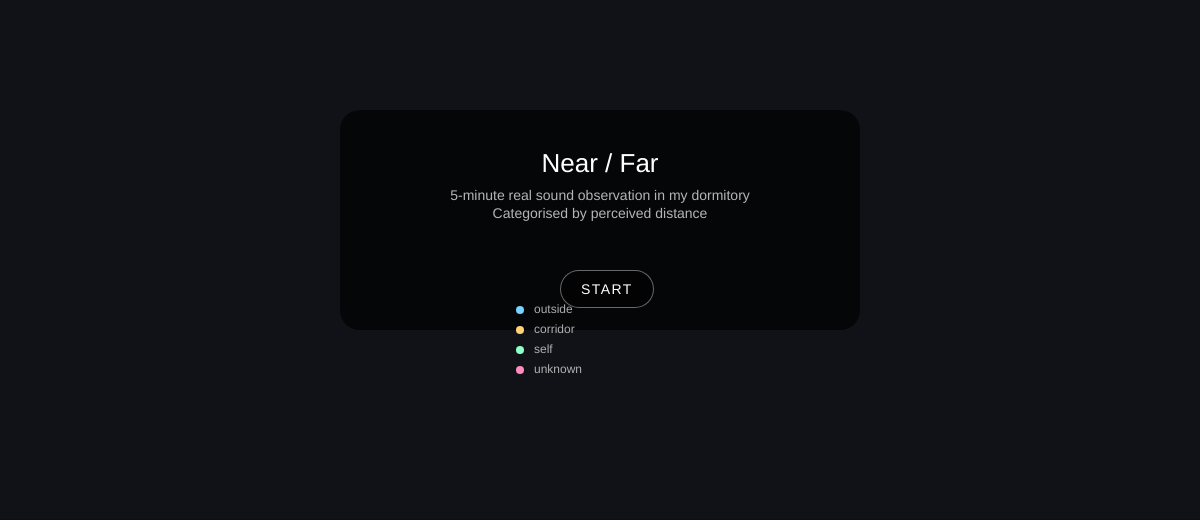
Frame 1 (no input)
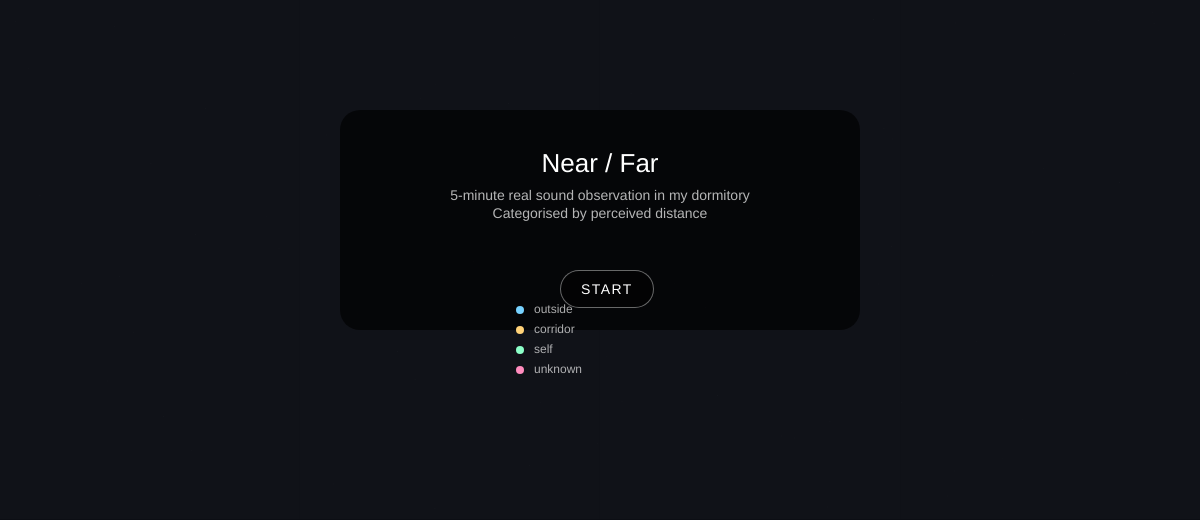
Frame 60 (no input)
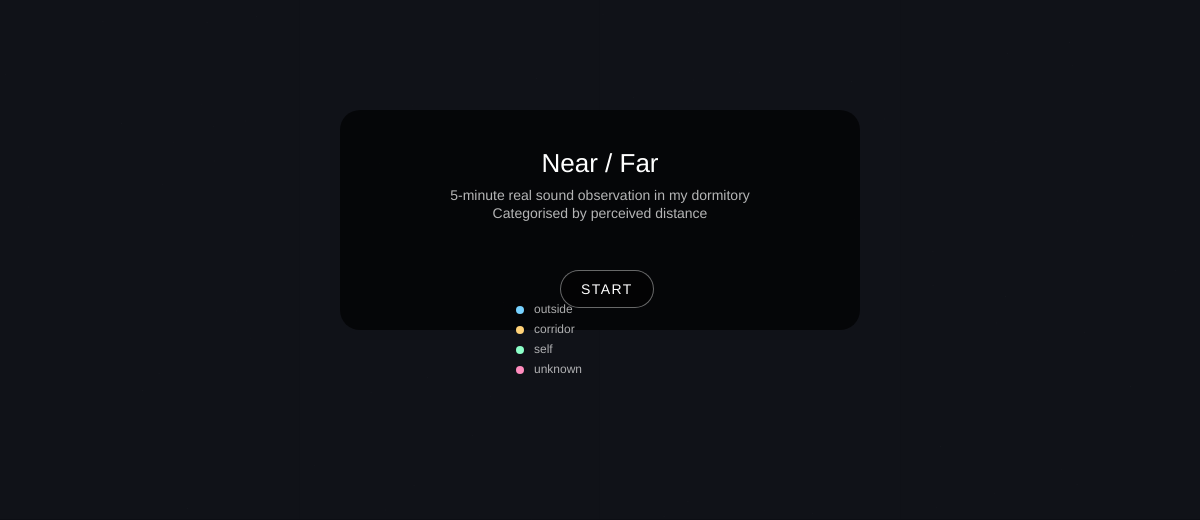
Frame 120 (the mouse pressed at the canvas centre since frame 60)

The p5.js sketch that drew these frames (run headless with seeded random() and noise() and a simulated clock; from frame 60 on, the mouse is pressed at the canvas centre):

// p5.js sketch
// ── sketch.js
let events = [
  {t:0, type:"outside"},
  {t:6, type:"outside"},
  {t:21, type:"outside"},
  {t:32, type:"outside"},
  {t:66, type:"corridor"},
  {t:124, type:"outside"},
  {t:142, type:"unknown"},
  {t:165, type:"corridor"},
  {t:170, type:"corridor"},
  {t:187, type:"unknown"},
  {t:204, type:"unknown"},
  {t:231, type:"outside"},
  {t:242, type:"self"},
  {t:244, type:"self"},
  {t:280, type:"unknown"}
];

let started = false;
let startTime = 0;
let button;
let appearedAt = [];

function setup(){
  createCanvas(windowWidth, 520);
  textFont("Helvetica");

  button = createButton("START");
  styleButton(button);
  positionButton();
  button.mousePressed(startExperience);

  for (let i = 0; i < events.length; i++){
    appearedAt[i] = null;
  }
}

function windowResized(){
  resizeCanvas(windowWidth, 520);
  positionButton();
}

function positionButton(){
  if(button){
    button.position(width/2 - 40, height/2 + 10);
  }
}

function styleButton(btn){
  btn.style("padding", "10px 20px");
  btn.style("border-radius", "999px");
  btn.style("border", "1px solid rgba(255,255,255,0.4)");
  btn.style("background", "rgba(0,0,0,0.4)");
  btn.style("color", "white");
  btn.style("font-size", "14px");
  btn.style("letter-spacing", "0.1em");
}

function startExperience(){
  started = true;
  startTime = millis();
  button.hide();
}

function draw(){
  drawCleanBackground();

  if(!started){
    drawIntro();
    return;
  }

  let elapsed = (millis() - startTime) / 1000;

  drawHeader(elapsed);
  drawAxes();

  for(let i = 0; i < events.length; i++){
    if(events[i].t <= elapsed){
      if(appearedAt[i] === null){
        appearedAt[i] = millis();
      }
      drawEvent(i);
    }
  }

  if(elapsed > 300){
    drawEnd();
  }
}

function drawCleanBackground(){
  background(12, 14, 20);

  for(let y = 0; y < height; y += 2){
    stroke(255, 8);
    line(0, y, width, y);
  }

  noStroke();
  for(let i = 0; i < 80; i++){
    fill(255, 6);
    rect(random(width), random(height), 1, 1);
  }
}

function drawIntro(){
  noStroke();
  fill(0, 170);
  rectMode(CENTER);
  rect(width/2, height/2 - 40, 520, 220, 20);
  rectMode(CORNER);

  fill(255);
  textAlign(CENTER, CENTER);

  textSize(26);
  text("Near / Far", width/2, height/2 - 95);

  textSize(14);
  fill(255, 180);
  text(
    "5-minute real sound observation in my dormitory\nCategorised by perceived distance",
    width/2,
    height/2 - 55
  );

  drawLegend(width/2 - 80, height/2 + 50);
}

function drawHeader(elapsed){
  fill(255);
  textAlign(LEFT, TOP);
  textSize(18);
  text("Near / Far — Dormitory Sound Log", 28, 18);

  textSize(12);
  fill(255, 170);
  let shown = min(elapsed, 300);
  text("Time: " + nf(shown,1,1) + " / 300.0 s", 28, 44);

  fill(255, 40);
  rect(28, 66, width - 56, 6, 999);

  fill(255, 140);
  rect(28, 66, (width - 56) * (shown/300), 6, 999);
}

function drawAxes(){
  stroke(255, 60);
  line(60, height - 80, width - 60, height - 80);

  let ys = levelYs();
  for(let k = 0; k < ys.length; k++){
    stroke(255, 30);
    line(60, ys[k], width - 60, ys[k]);
  }

  noStroke();
  fill(255, 150);
  textSize(12);
  textAlign(LEFT, CENTER);

  text("outside", 60, ys[0] - 14);
  text("corridor", 60, ys[1] - 14);
  text("self", 60, ys[2] - 14);
  text("unknown", 60, ys[3] - 14);

  drawLegend(width - 170, 110);
}

function drawLegend(x, y){
  let items = [
    {label:"outside", c:colorFor("outside")},
    {label:"corridor", c:colorFor("corridor")},
    {label:"self", c:colorFor("self")},
    {label:"unknown", c:colorFor("unknown")}
  ];

  textAlign(LEFT, CENTER);
  textSize(12);

  for(let i = 0; i < items.length; i++){
    fill(items[i].c);
    circle(x, y + i*20, 8);
    fill(255, 170);
    text(items[i].label, x + 14, y + i*20);
  }
}

function drawEvent(i){
  let e = events[i];
  let x = map(e.t, 0, 300, 60, width - 60);
  let y = yForType(e.type);

  let age = (millis() - appearedAt[i]) / 1000;
  let anim = constrain(age / 0.8, 0, 1);

  let base = colorFor(e.type);

  // 固定圆环
  noFill();
  stroke(red(base), green(base), blue(base), 140);
  strokeWeight(1.5);
  circle(x, y, 64);

  // 扩散动画
  if(anim < 1){
    stroke(red(base), green(base), blue(base), 120 * (1 - anim));
    circle(x, y, 20 + anim * 60);
  }

  // 核心点
  noStroke();
  fill(red(base), green(base), blue(base), 230);
  circle(x, y, 10);
}

function drawEnd(){
  fill(255);
  textAlign(CENTER, CENTER);
  textSize(16);
  text("END OF 5 MINUTES", width/2, height - 34);
}

function levelYs(){
  return [
    height * 0.28,
    height * 0.45,
    height * 0.62,
    height * 0.76
  ];
}

function yForType(type){
  let ys = levelYs();
  if(type === "outside") return ys[0];
  if(type === "corridor") return ys[1];
  if(type === "self") return ys[2];
  return ys[3];
}

function colorFor(type){
  if(type === "outside") return color(120,210,255);
  if(type === "corridor") return color(255,210,120);
  if(type === "self") return color(140,255,200);
  return color(255,140,190);
}
